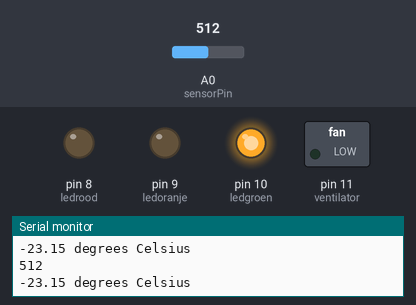
Simulated run of this sketch. Board: Arduino Uno, built with avr-gcc and run on an emulated ATmega328P. Shown: switched loads named in the sketch (green lamp = pin HIGH), output pins drawn as LEDs (lit = HIGH), the last lines printed to the serial monitor. Inputs (shaded band) come from the test bench; at power-on: A0 (sensorPin) = 512.

Above: at 1.2 s.
1.3 s: A0 (sensorPin) set to 602
4.2 s: A0 (sensorPin) set to 618
At 6.9 s:
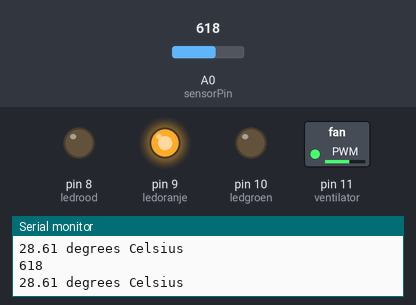
7.2 s: A0 (sensorPin) set to 716
At 9.5 s:
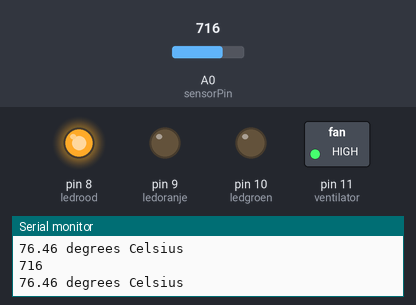
Timing chart, 0 to 11.0 s (numbered marks = the images above; inputs shaded):
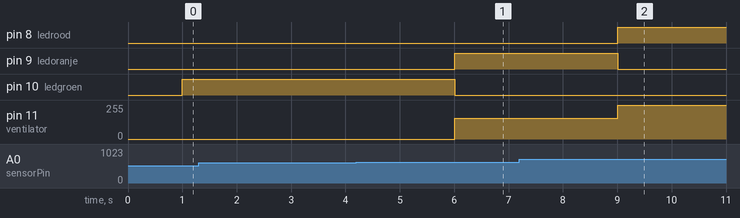

The sketch:

intelligente_ventilator_LM335.ino
```cpp
int sensorPin = A0;
int sensorVal;
int ventilator = 11;
int ledgroen = 10;
int ledoranje = 9;
int ledrood = 8;

void setup() {
  pinMode(sensorPin, INPUT);
  pinMode(ventilator, OUTPUT);
  pinMode(ledgroen, OUTPUT);
  pinMode(ledoranje, OUTPUT);
  pinMode(ledrood, OUTPUT);
  Serial.begin(9600);

}

void loop() {
int rawvoltage= analogRead(sensorPin);
Serial.println(sensorVal);
sensorVal = analogRead(sensorPin);
float millivolts= (rawvoltage/1024.0) * 5000;
float kelvin= (millivolts/10);

float celsius= kelvin - 273.15;
Serial.print(celsius);
Serial.println(" degrees Celsius");

delay(1000);
if(celsius < 25){
  digitalWrite(ledgroen, HIGH);
  digitalWrite(ledoranje, LOW);
  digitalWrite(ledrood, LOW);
  digitalWrite(ventilator, LOW);

}
if(celsius > 25 && celsius < 30){
  digitalWrite(ledoranje, HIGH);
  digitalWrite(ledgroen, LOW);
  digitalWrite(ledrood, LOW);
  analogWrite(ventilator, 155);

}
if(celsius > 30){
  digitalWrite(ledrood, HIGH);
  digitalWrite(ledgroen, LOW);
  digitalWrite(ledoranje, LOW);
  digitalWrite(ventilator, HIGH);


}
}
```

Measured:
- the behaviour switches between 610 and 611 on A0 (sensorPin) (found by bisection; images 0 and 1)
- after the input at 4.2 s, pin 9 (ledoranje): LOW → HIGH after 1.8 s; pin 10 (ledgroen): HIGH → LOW after 1.8 s; pin 11 (ventilator): 0/255 → 155/255 after 1.8 s
- after the input at 7.2 s, pin 8 (ledrood): LOW → HIGH after 1.8 s; pin 9 (ledoranje): HIGH → LOW after 1.8 s; pin 11 (ventilator): 155/255 → 255/255 after 1.8 s
